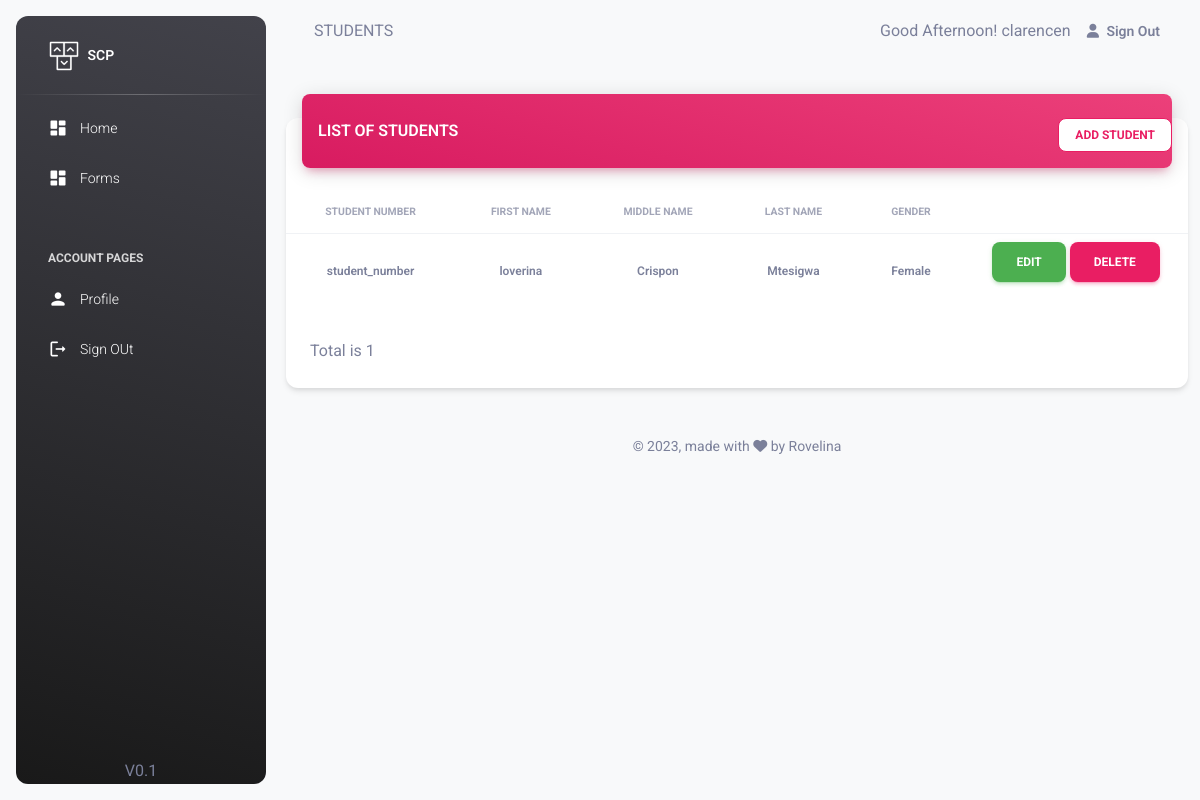
The app's page /pages/staff/students.php (signed in) with its own data.
### tables this page shows
CREATE TABLE `staff` (
  `staff_number` varchar(50) NOT NULL,
  `first_name` varchar(50) NOT NULL,
  `middle_name` varchar(50) NOT NULL,
  `staff_type` int(11) NOT NULL,
  `email` varchar(50) NOT NULL,
  `password` varchar(250) NOT NULL,
  `last_name` varchar(50) NOT NULL,
  `department` int(11) NOT NULL,
  `title` varchar(50) NOT NULL
);

CREATE TABLE `student` (
  `student_number` varchar(50) NOT NULL,
  `user_name` varchar(50) NOT NULL,
  `password` varchar(250) NOT NULL,
  `first_name` varchar(50) NOT NULL,
  `middle_name` varchar(50) NOT NULL,
  `last_name` varchar(50) NOT NULL,
  `gender` int(11) NOT NULL,
  `department` int(11) NOT NULL,
  `completion_year` int(11) NOT NULL
);

CREATE TABLE `gender` (
  `gender_id` int(11) NOT NULL,
  `gender_name` varchar(50) NOT NULL
);

### classes/Account.php (called while the page is built, shortened)
<?php
 class Account {
    public function staff_session_detail($sessin_id)
    {
        try{
            $db = getDB();
            $stmt = $db->prepare("SELECT staff_type,first_name,middle_name,last_name,staff_type FROM staff WHERE staff_number=:staff_number");
            $stmt->bindParam("staff_number", $sessin_id,PDO::PARAM_STR);
            $stmt->execute();
            $data = $stmt->fetch(PDO::FETCH_OBJ);
            return $data;
        }
        catch(PDOException $e) {
            echo '{"error":{"text":'. $e->getMessage() .'}}';
        }
    }
 }
?>

### classes/Student.php (called while the page is built, shortened)
<?php
 class Student {
    public function get_all_student()
    {
        try{
            $db = getDB();
            $stmt = $db->prepare("SELECT *  FROM student std
            inner join gender gnd on gnd.gender_id = std.gender");
            $stmt->execute();
            $data = $stmt->fetchAll();
            return $data;
        }
        catch(PDOException $e) {
            echo '{"error":{"text":'. $e->getMessage() .'}}';
        }
    }
 }
?>

### pages/staff/students.php (the view, shortened to what this page needs)
<?php
    include('../session.php');
    $page_tittle = "STUDENTS";
    $SessinUser=$account_class->staff_session_detail($login_session_id);
    $students=$student_class->get_all_student();
?>
<!DOCTYPE html>
<html lang="en">
  <head>
    <?php include 'head.php';?>
  </head>
  <body class="g-sidenav-show  bg-gray-100">
    <?php include 'aside.php';?>
    <main class="main-content border-radius-lg ">
      <?php include 'navbar.php';?>
      <div class="container-fluid py-4">
        <div class="row">
          <div class="col-12">
            <div class="card my-4">
              <div class="card-header p-0 position-relative mt-n4 mx-3 z-index-2">
                <div class="bg-gradient-primary shadow-primary border-radius-lg pt-4 pb-3">
                  <div class="row">
                      <div class="col-6">
                        <h6 class="text-white  text-capitalize ps-3">LIST OF STUDENTS </h6>
                      </div>
                      <div class="col-6 text-end ">
                          <a href="./add_student.php" class="btn btn-outline-primary btn-sm mb-0 bg-white ">Add Student</a>
                      </div>
                  </div>
                </div>
              </div>
              <div class="card-body px-0 pb-2">
                <div class="table-responsive p-0">
                <table class="table align-items-center mb-0">
                  <thead>
                    <tr>
                      <th class="text-center text-uppercase text-secondary text-xxs font-weight-bolder opacity-7">Student Number</th>
                      <th class="text-center text-uppercase text-secondary text-xxs font-weight-bolder opacity-7">First Name</th>
                      <th class="text-center text-uppercase text-secondary text-xxs font-weight-bolder opacity-7">Middle Name</th>
                      <th class="text-center text-uppercase text-secondary text-xxs font-weight-bolder opacity-7">Last Name</th>
                      <th class="text-center text-uppercase text-secondary text-xxs font-weight-bolder opacity-7">Gender</th>
                      <th class="text-center text-uppercase text-secondary text-xxs font-weight-bolder opacity-7"></th>
                    </tr>
                  </thead>
                  <tbody>
                      <?php
                        foreach ($students as $student) {
                          echo "
                          <tr>
                            <td class='align-middle text-center text-sm'>
                              <span class='text-secondary text-xs font-weight-bold'>{$student['student_number']}</span>
                            </td>
                            <td class='align-middle text-center text-sm'>
                              <span class='text-secondary text-xs font-weight-bold'>{$student['first_name']}</span>
                            </td>
                            <td class='align-middle text-center text-sm'>
                              <span class='text-secondary text-xs font-weight-bold'>{$student['middle_name']}</span>
                            </td>
                            <td class='align-middle text-center'>
                              <span class='text-secondary text-xs font-weight-bold'>{$student['last_name']}</span>
                            </td>
                            <td class='align-middle text-center'>
                              <span class='text-secondary text-xs font-weight-bold'>{$student['gender_name']}</span>
                            </td>
                            <td class='align-middle text-center'>
                              <a href='./edit_student.php?id={$student['student_number']}' class='btn btn-success'>Edit</a>
                              <button onclick='myFunction(\"{$student['student_number']}\")' class='btn btn-primary'>Delete</button>
                            </td>
                          </tr>
                        ";
                        }
                      ?>
                  </tbody>
                </table>
                </div>
              </div>
              <div class="card-footer">
                Total is <?php  echo count($students)?>
              </div>
            </div>
          </div>
        </div>
        <?php include 'footer.php';?>
      </div>
    </main>
  </body>
</html>

### pages/staff/navbar.php
<nav class="navbar navbar-main navbar-expand-lg px-0 mx-4 shadow-none border-radius-xl" id="navbarBlur" data-scroll="true">
  <div class="container-fluid py-1 px-3">
    <nav aria-label="breadcrumb">
      <?php echo $page_tittle;?>
    </nav>
    <div class="collapse navbar-collapse mt-sm-0 mt-2 me-md-0 me-sm-4" id="navbar">
      <div class="ms-md-auto pe-md-3 d-flex align-items-center">
      <?php
        $current_hour = date('H');
        if ($current_hour >= 5 && $current_hour < 12) {
            echo "Good Morning! ". $SessinUser->first_name;
        } elseif ($current_hour >= 12 && $current_hour < 18) {
            echo "Good Afternoon! ". $SessinUser->first_name;
        } else {
            echo "Good Evening! ". $SessinUser->first_name;
        }
      ?>
      </div>
      <ul class="navbar-nav  justify-content-end">
        <li class="nav-item d-flex align-items-center">
           <?php include '../sign_out_link.php';?>
        </li>
      </ul>
    </div>
  </div>
</nav>

### records on screen
staff: first_name "clarencen"
student: student_number "student_number", first_name "loverina", middle_name "Crispon", last_name "Mtesigwa", gender.gender_name "Female"

### other values on screen
$page_tittle "STUDENTS"
count($students) "1"
